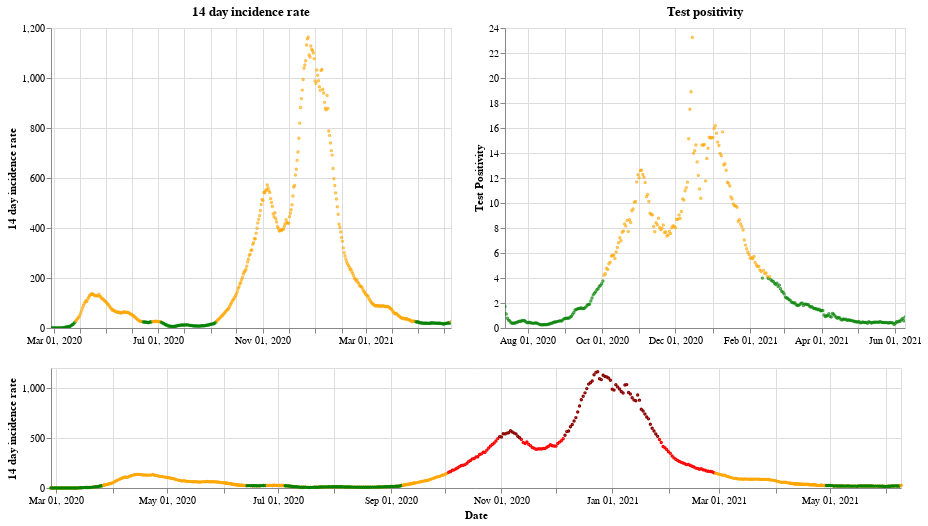

Notebook code for this chart:
### Markdown cell above
## Wales

### Code cell
plot_traffic_light('Wales')

### Figure 1 — Vega-Lite specification as saved in the notebook (floating-point values rounded to 4 significant figures; data arrays with more than 128 entries replaced by an {"elided": "..."} marker saying what was removed)
{"config": {"view": {"continuousWidth": 400, "continuousHeight": 300}}, "vconcat": [{"hconcat": [{"mark": {"type": "point", "size": 2}, "encoding": {"color": {"condition": {"value": "green", "test": "(datum.twoWeeklyCasesRate <= 25)"}, "value": "orange"}, "tooltip": [{"type": "nominal", "field": "areaName"}, {"type": "temporal", "field": "date"}, {"type": "quantitative", "field": "twoWeeklyCasesRate"}, {"type": "quantitative", "field": "testPositivity"}], "x": {"type": "temporal", "axis": {"title": ""}, "field": "date", "scale": {"domain": {"selection": "DateBrush"}}, "timeUnit": "yearmonthdate"}, "y": {"type": "quantitative", "axis": {"title": "14 day incidence rate"}, "field": "twoWeeklyCasesRate"}}, "title": "14 day incidence rate", "width": 400}, {"mark": {"type": "point", "size": 2}, "encoding": {"color": {"condition": {"value": "green", "test": "(datum.testPositivity <= 4)"}, "value": "orange"}, "tooltip": [{"type": "nominal", "field": "areaName"}, {"type": "temporal", "field": "date"}, {"type": "quantitative", "field": "twoWeeklyCasesRate"}, {"type": "quantitative", "field": "testPositivity"}], "x": {"type": "temporal", "axis": {"title": ""}, "field": "date", "scale": {"domain": {"selection": "DateBrush"}}, "timeUnit": "yearmonthdate"}, "y": {"type": "quantitative", "axis": {"title": "Test Positivity"}, "field": "testPositivity"}}, "title": "Test positivity", "width": 400}]}, {"layer": [{"mark": {"type": "point", "size": 2}, "encoding": {"color": {"condition": {"value": "orange", "test": "((50 && datum.twoWeeklyCasesRate) < 150)"}, "value": "red"}, "opacity": {"condition": {"value": 1, "test": "((50 && datum.twoWeeklyCasesRate) < 500)"}, "value": 0}, "tooltip": [{"type": "nominal", "field": "areaName"}, {"type": "temporal", "field": "date"}, {"type": "quantitative", "field": "twoWeeklyCasesRate"}, {"type": "quantitative", "field": "testPositivity"}], "x": {"type": "temporal", "axis": {"title": "Date"}, "field": "date", "timeUnit": "yearmonthdate"}, "y": {"type": "quantitative", "axis": {"title": "14 day incidence rate"}, "field": "twoWeeklyCasesRate"}}, "selection": {"DateBrush": {"type": "interval", "encodings": ["x"], "fields": ["Time"]}}, "width": 850}, {"mark": {"type": "point", "size": 2}, "encoding": {"color": {"value": "darkred"}, "opacity": {"condition": {"value": 1, "test": "(datum.twoWeeklyCasesRate >= 500)"}, "value": 0}, "tooltip": [{"type": "nominal", "field": "areaName"}, {"type": "temporal", "field": "date"}, {"type": "quantitative", "field": "twoWeeklyCasesRate"}, {"type": "quantitative", "field": "testPositivity"}], "x": {"type": "temporal", "axis": {"title": "Date"}, "field": "date", "timeUnit": "yearmonthdate"}, "y": {"type": "quantitative", "axis": {"title": "14 day incidence rate"}, "field": "twoWeeklyCasesRate"}}, "width": 400}, {"mark": {"type": "point", "size": 2}, "encoding": {"color": {"condition": {"value": "green", "test": "((4 && datum.twoWeeklyCasesRate) < 25)"}, "value": "orange"}, "opacity": {"condition": {"value": 1, "test": "(datum.twoWeeklyCasesRate < 50)"}, "value": 0}, "tooltip": [{"type": "nominal", "field": "areaName"}, {"type": "temporal", "field": "date"}, {"type": "quantitative", "field": "twoWeeklyCasesRate"}, {"type": "quantitative", "field": "testPositivity"}], "x": {"type": "temporal", "axis": {"title": "Date"}, "field": "date", "timeUnit": "yearmonthdate"}, "y": {"type": "quantitative", "axis": {"title": "14 day incidence rate"}, "field": "twoWeeklyCasesRate"}}, "width": 400}], "height": 120, "width": 800}], "data": {"name": "data-0ae20a5fd32095a31261874b8e37516b"}, "$schema": "https://vega.github.io/schema/vega-lite/v4.8.1.json", "datasets": {"data-0ae20a5fd32095a31261874b8e37516b": {"elided": "469 records"}}}
